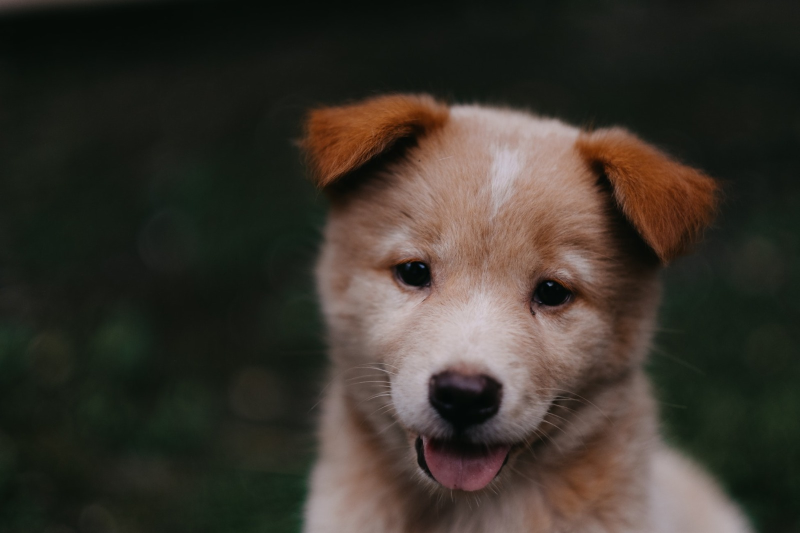
#> input picture experimental/puppy.jpg, 1600 x 1066 px (shown at 1/2 size)
$ jupyter execute blendingPasting.ipynb
#> lines starting #> are read from the running program, lines starting #| are printed output that depends on the picture
## Image processing Blending and Pasting

##### In this section we will discuss blending and pasting techniques that are often used to blend images together and pasting images on top of each other with help of OpenCV.
---

[cell 1]
# import the library

import numpy as np
import matplotlib.pyplot as plt
import cv2

[cell 2]
# import the image

img1 = cv2.imread("puppy.jpg")
#> img1 is the input picture: shape (1066, 1600, 3); mean B, G, R 43.8, 51.8, 57.3
img2 = cv2.imread("not_copy.png")
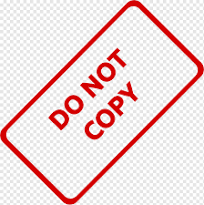
#> input picture experimental/not_copy.png, 204 x 205 px
#> img2 is the input picture: shape (205, 204, 3); mean B, G, R 218.3, 218.3, 239.1

## converting to RGB format

img1 = cv2.cvtColor(img1, cv2.COLOR_BGR2RGB)
img2 = cv2.cvtColor(img2, cv2.COLOR_BGR2RGB)

# show image to seethe results

plt.imshow(img1)

[cell 3]
# show the second image

plt.imshow(img2)

#### Now we are going to reseize the image

[cell 4]
# resize the image using resize function
img1 = cv2.resize(img1,(1200,1200))
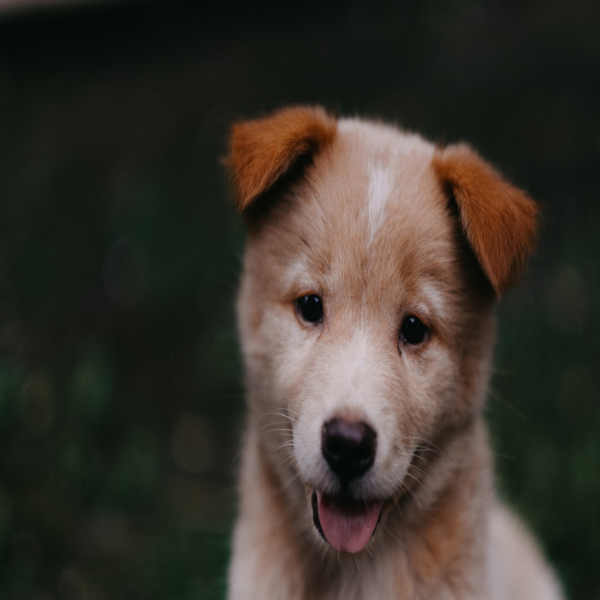
#> img1: shape (1200, 1200, 3) (shown at 1/2 size); mean R, G, B 57.2, 51.8, 43.7
img2 = cv2.resize(img2,(1200,1200))
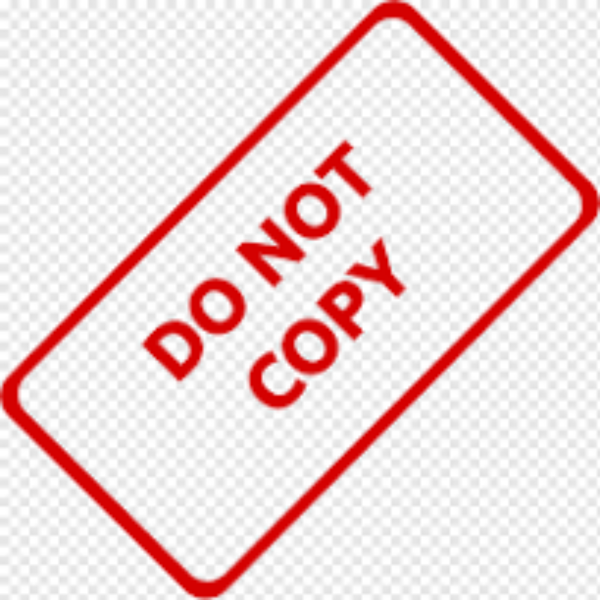
#> img2: shape (1200, 1200, 3) (shown at 1/2 size); mean R, G, B 239, 218.1, 218.1

#both image some intensity in blenifing
alpha = 0.5
beta = 0.5

blended = cv2.addWeighted(img1, alpha, img2, beta, gamma=0)
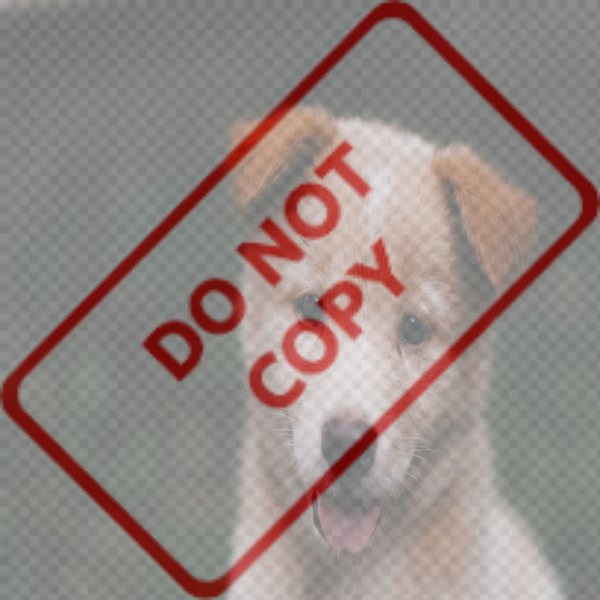
#> blended: shape (1200, 1200, 3) (shown at 1/2 size); mean R, G, B 148.1, 134.9, 130.9
plt.imshow(blended)

[cell 5]
# give the gap
alpha = 2
beta= 0.5

blended = cv2.addWeighted(img1, alpha, img2, beta, gamma=0)
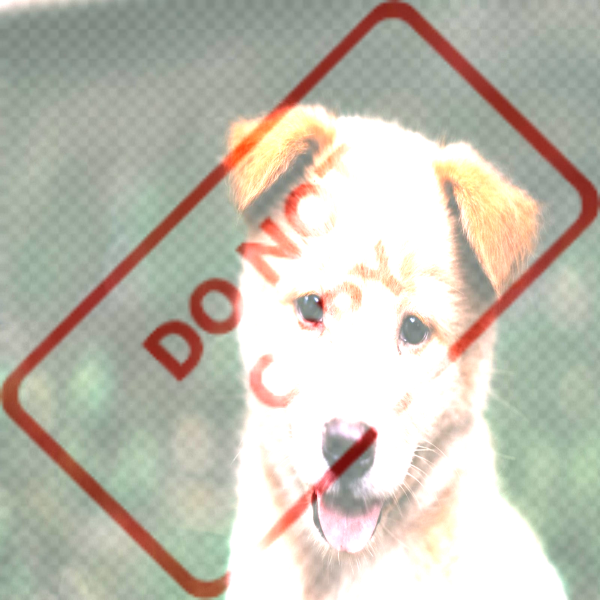
#> blended: shape (1200, 1200, 3) (shown at 1/2 size); mean R, G, B 193.9, 190.5, 177.7
plt.imshow(blended)

#### Ok, now we are going to use resize function to blend two images together

[cell 6]
# overlay smaller image over larger image

img1 = cv2.imread('puppy.jpg')
img2 = cv2.imread('not_copy.png')

img1 = cv2.cvtColor(img1, cv2.COLOR_BGR2RGB)
img2 = cv2.cvtColor(img2, cv2.COLOR_BGR2RGB)

# resize second image to make it smaller
img2 = cv2.resize(img1,(600,600))
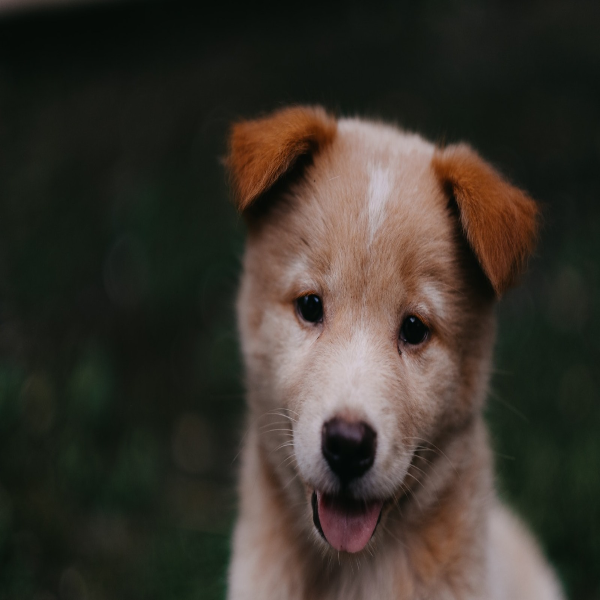
#> img2: shape (600, 600, 3); mean R, G, B 57.2, 51.8, 43.7

[cell 7]
large_img = img1
small_img = img2

x_offset = 0
y_offset = 0

x_end = x_offset + small_img.shape[1] # offset and lenght of image in smaller image
#> x_end = 600
y_end = y_offset + small_img.shape[0]
#> y_end = 600

large_img [y_offset: y_end, x_offset: x_end] = small_img
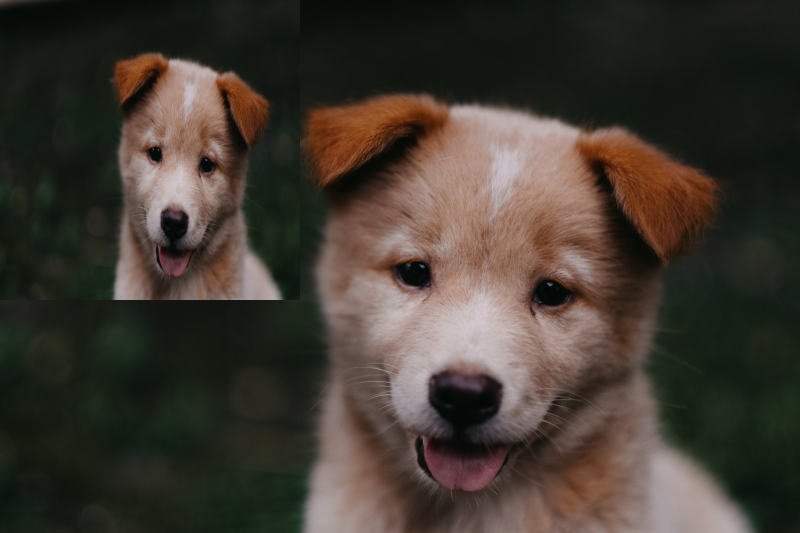
#> large_img: shape (1066, 1600, 3) (shown at 1/2 size); mean R, G, B 65.2, 57.5, 49

plt.imshow(large_img)
